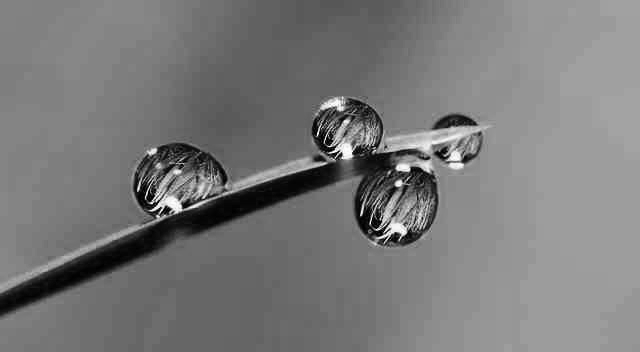
#> input picture labwork1/grayscaleddropleaf.png, 640 x 352 px
$ jupyter execute b2.ipynb
#> lines starting #> are read from the running program, lines starting #| are printed output that depends on the picture
# Task B2: Brightness and contrast adjustment
&emsp;Change the brightness and contrast of the downloaded image using the following transformation:

&emsp;&emsp;&emsp;&emsp;&emsp;$img_{processed}$ = a * f(x,y) + b

&emsp;In which, 𝑓(𝑥,𝑦) is the pixel value of the original image (𝑖𝑚𝑔) at the coordinate (𝑥, 𝑦); a is a user-defined contrast control parameter; b is a user-defined brightness control parameter. Apply the four following different pairs of (a,b):

&emsp;&emsp;&emsp;&emsp;&emsp;(a,b) = (1.0,50) or (1.0,−50) or (1.5,0) or (0.5,0)

&emsp;Then, complete the following tasks:
- display the original and processed images;
- display the histogram of each processed image;
- compare the effects of different values of a and b;
- explain how a affects contrast and how b affects brightness

[cell 1]
import cv2
import matplotlib.pyplot as plt
import numpy as np

Brightness and contrast adjustment function:

[cell 2]
def bricon(image, a, b):
    for i in range(image.shape[0]):
        for j in range(image.shape[1]):
            pixel=int(image[i, j][0])
            processed=a*pixel+b
            if processed<0:
                processed=0
            elif processed>255:
                processed=255
            image[i,j]=processed

The original image

[cell 3]
grayimage = cv2.imread("grayscaleddropleaf.png")
#> grayimage is the input picture: shape (352, 640, 3); min 0, max 254, mean 121.2

plt.imshow(grayimage)
plt.axis("off")
plt.title("Original image")
plt.show()

Processed image with (a,b)=(1,50)

[cell 4]
processedimage1 = grayimage.copy()
bricon(processedimage1,1,50)
#> after the loop in bricon, `for i in range(image.shape[0]):`:
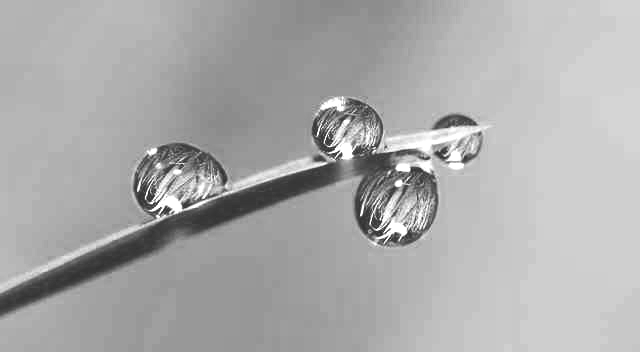
#> image: shape (352, 640, 3); min 50, max 255, mean 171.1

fig, axes = plt.subplots(
    1, 2,
    figsize=(12, 4),
    width_ratios=[1, 2]
)

# Image
axes[0].imshow(processedimage1)
axes[0].axis("off")
axes[0].set_title("Processed image with (a,b)=(1,50)")

# Histogram
axes[1].hist(processedimage1.ravel(), bins=256, range=[0,256])
axes[1].set_title("Histogram of the processed image 1")
axes[1].set_xlabel("Intensity")
axes[1].set_ylabel("Frequency")

plt.tight_layout()
plt.show()
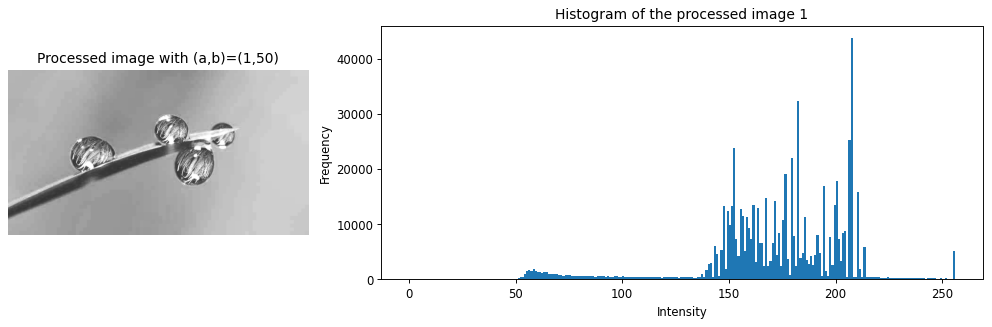
#> figure drawn by matplotlib, 2 panels; panel 2: tallest bar 43761 high, from x = 207 to 208

Processed image with (a,b)=(1,-50)

[cell 5]
processedimage2 = grayimage.copy()
bricon(processedimage2,1,-50)
#> call 2 of bricon, with a = 1, b = -50
#> after the loop in bricon (call 2), `for i in range(image.shape[0]):`:
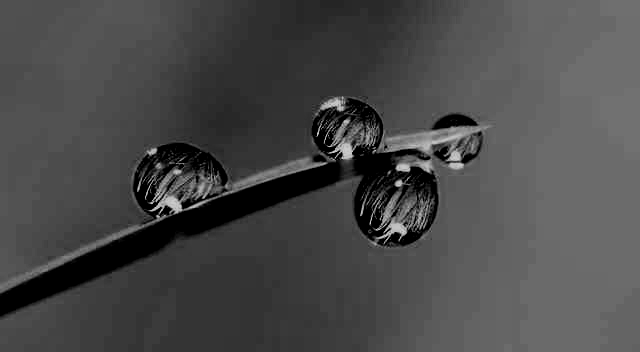
#> image: shape (352, 640, 3); min 0, max 204, mean 73

fig, axes = plt.subplots(
    1, 2,
    figsize=(12, 4),
    width_ratios=[1, 2]
)

# Image
axes[0].imshow(processedimage2)
axes[0].axis("off")
axes[0].set_title("Processed image with (a,b)=(1,-50)")

# Histogram
axes[1].hist(processedimage2.ravel(), bins=256, range=[0,256])
axes[1].set_title("Histogram of the processed image 2")
axes[1].set_xlabel("Intensity")
axes[1].set_ylabel("Frequency")

plt.tight_layout()
plt.show()
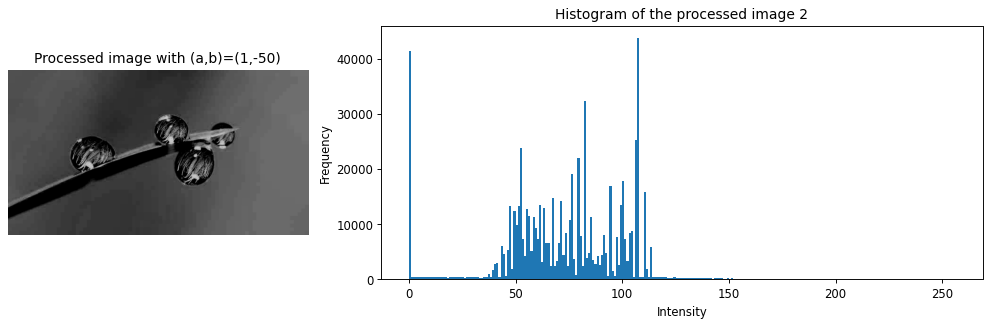
#> figure drawn by matplotlib, 2 panels; panel 2: tallest bar 43761 high, from x = 107 to 108

Processed image with (a,b)=(1.5,0)

[cell 6]
processedimage3 = grayimage.copy()
bricon(processedimage3,1.5,0)
#> call 3 of bricon, with a = 1.5, b = 0
#> after the loop in bricon (call 3), `for i in range(image.shape[0]):`:
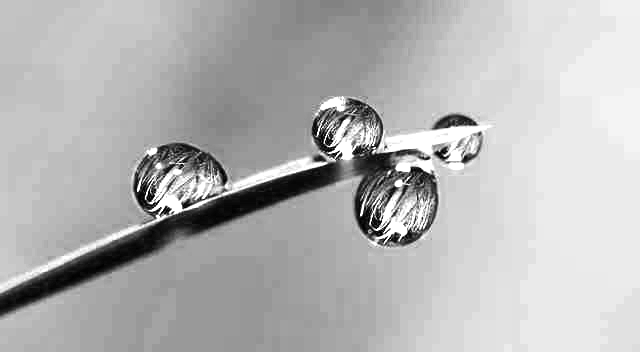
#> image: shape (352, 640, 3); min 0, max 255, mean 180.7

fig, axes = plt.subplots(
    1, 2,
    figsize=(12, 4),
    width_ratios=[1, 2]
)

# Image
axes[0].imshow(processedimage3)
axes[0].axis("off")
axes[0].set_title("Processed image with (a,b)=(1.5,0)")

# Histogram
axes[1].hist(processedimage3.ravel(), bins=256, range=[0,256])
axes[1].set_title("Histogram of the processed image 3")
axes[1].set_xlabel("Intensity")
axes[1].set_ylabel("Frequency")

plt.tight_layout()
plt.show()
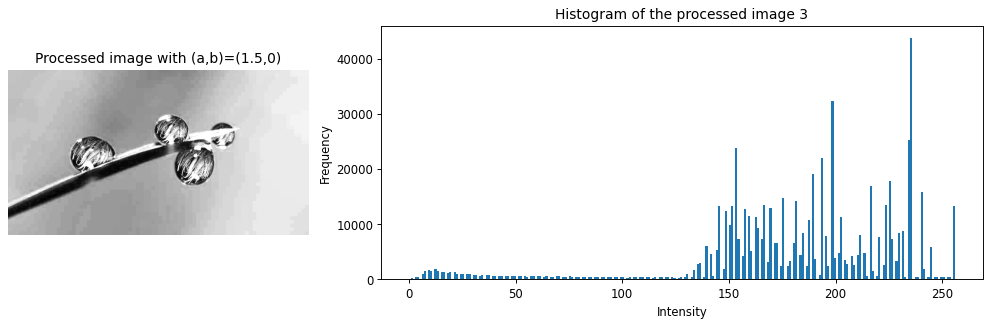
#> figure drawn by matplotlib, 2 panels; panel 2: tallest bar 43761 high, from x = 235 to 236

Processed image with (a,b)=(0.5,0)

[cell 7]
processedimage4 = grayimage.copy()
bricon(processedimage4,0.5,0)
#> call 4 of bricon, with a = 0.5, b = 0
#> after the loop in bricon (call 4), `for i in range(image.shape[0]):`:
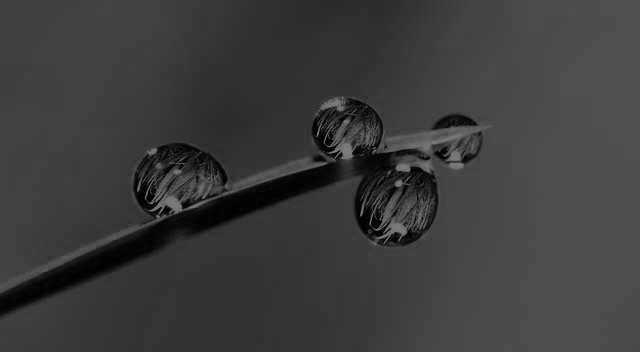
#> image: shape (352, 640, 3); min 0, max 127, mean 60.4

fig, axes = plt.subplots(
    1, 2,
    figsize=(12, 4),
    width_ratios=[1, 2]
)

# Image
axes[0].imshow(processedimage4)
axes[0].axis("off")
axes[0].set_title("Processed image with (a,b)=(0.5,0)")

# Histogram
axes[1].hist(processedimage4.ravel(), bins=256, range=[0,256])
axes[1].set_title("Histogram of the processed image 4")
axes[1].set_xlabel("Intensity")
axes[1].set_ylabel("Frequency")

plt.tight_layout()
plt.show()
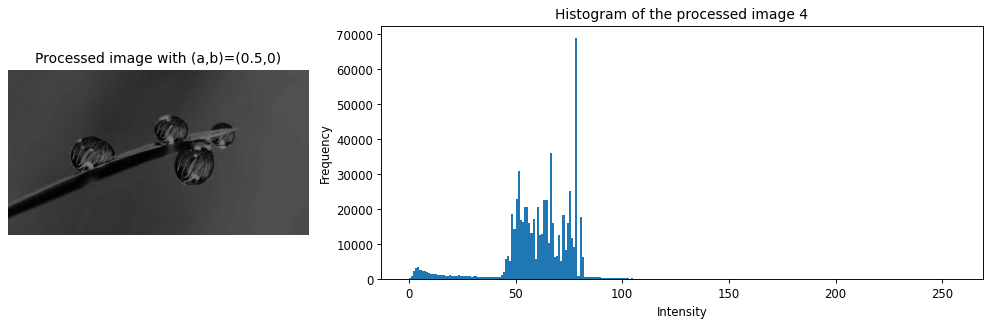
#> figure drawn by matplotlib, 2 panels; panel 2: tallest bar 68997 high, from x = 78 to 79
